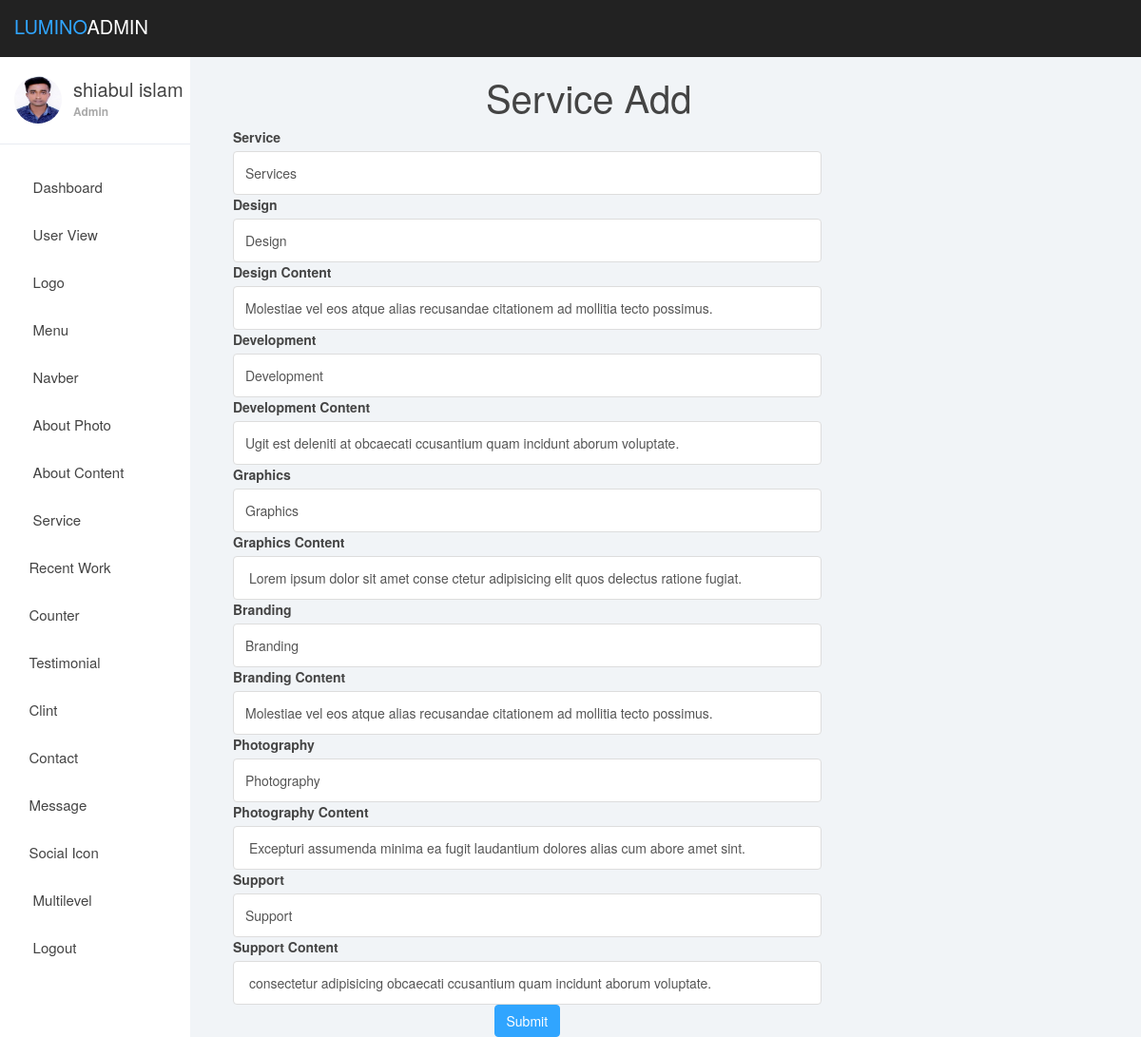
Screenshot of /zuman/service_edit.php?id=1 (signed in) with the database file from the repository.
### tables this page shows
CREATE TABLE `service` (
  `id` int(11) NOT NULL,
  `service` varchar(100) NOT NULL,
  `service1` varchar(70) NOT NULL,
  `service2` varchar(500) NOT NULL,
  `service3` varchar(100) NOT NULL,
  `service4` varchar(500) NOT NULL,
  `service5` varchar(70) NOT NULL,
  `service6` varchar(500) NOT NULL,
  `service7` varchar(70) NOT NULL,
  `service8` varchar(500) NOT NULL,
  `service9` varchar(70) NOT NULL,
  `service10` varchar(500) NOT NULL,
  `service11` varchar(70) NOT NULL,
  `service12` varchar(500) NOT NULL
);

### zuman/service_edit.php (the view, shortened to what this page needs)
<?php
require_once "dashboard/header.php";
 ?>
<?php
require 'db.php';
$user_id=$_GET['id'];
$select="SELECT * FROM service WHERE id=$user_id";
$result=mysqli_query($db_connection,$select);
$assoc=mysqli_fetch_assoc($result);
?>
<div class="col-lg-10 " >
	<h1 class="text-center">Service Add</h1>
	<form action="serviceedit_post.php" method="POST" enctype="multipart/form-data">
		<div class="col-lg-10">
			<label>Service </label>
			<input type="text" name="service" class="form-control" value="<?php echo $assoc['service']; ?>">
		</div>
		<div class="col-lg-10">
			<label>Design</label>
			<input type="text" name="service1" class="form-control"  value="<?php echo $assoc['service1']; ?>" >
		</div>
		<div class="col-lg-10">
			<label>Design Content</label>
			<input type="text" name="service2" class="form-control"   value="<?php echo $assoc['service2']; ?>">
		</div>
		<div class="col-lg-10">
			<label>Development</label>
			<input type="text" name="service3" class="form-control"  value="<?php echo $assoc['service3']; ?>">
		</div>
		<div class="col-lg-10">
			<label>Development Content</label>
			<input type="text" name="service4" class="form-control"  value="<?php echo $assoc['service4']; ?>">
		</div>
		<div class="col-lg-10">
			<label>Graphics </label>
			<input type="text" name="service5" class="form-control"  value="<?php echo $assoc['service5']; ?>">
		</div>
		<div class="col-lg-10">
			<label>Graphics Content</label>
			<input type="text" name="service6" class="form-control"  value="<?php echo $assoc['service6']; ?>">
		</div>
		<div class="col-lg-10">
			<label>Branding </label>
			<input type="text" name="service7" class="form-control"  value="<?php echo $assoc['service7']; ?>">
		</div>
		<div class="col-lg-10">
			<label>Branding Content</label>
			<input type="text" name="service8" class="form-control" value="<?php echo $assoc['service8']; ?>">
		</div>
		<div class="col-lg-10">
			<label>Photography </label>
			<input type="text" name="service9" class="form-control" value="<?php echo $assoc['service9']; ?>">
		</div>
		<div class="col-lg-10">
			<label>Photography Content</label>
			<input type="text" name="service10" class="form-control" value="<?php echo $assoc['service10']; ?>">
		</div>
		<div class="col-lg-10">
			<label>Support </label>
			<input type="text" name="service11" class="form-control" value="<?php echo $assoc['service11']; ?>">
		</div>
		<div class="col-lg-10">
			<label>Support Content</label><br>
			<input type="text" name="service12" class="form-control" value="<?php echo $assoc['service12']; ?>">
		</div><br>
		<div class="col-lg-10 text-center">
			<button type="submit" class="btn btn-primary ">Submit</button>
		</div>
	</form>
</div>
 <?php
require_once "dashboard/footer.php";
 ?>

### zuman/dashboardasset/css/styles.css (style rules this page uses)
body { background: #f1f4f7; padding-top: 60px; font-size: 14px; color: #444444; font-family: "Montserrat", "Helvetica Neue", Helvetica, Arial, sans-serif; }
h1, h2, h3, h4, h5, h6 { color: #444444; }
h1 { font-weight: 300; font-size: 40px; }
input.form-control { border: 1px solid #ddd; box-shadow: none; height: 46px; }
.btn-primary, .btn-primary:hover, .btn-primary:focus, .btn-primary:active, .btn-primary.active, .open > .dropdown-toggle.btn-primary, .btn-primary.disabled, .btn-primary[disabled], fieldset[disabled] .btn-primary, .btn-primary.disabled:hover, .btn-primary[disabled]:hover, fieldset[disabled] .btn-primary:hover, .btn-primary.disabled:focus, .btn-primary[disabled]:focus, fieldset[disabled] .btn-primary:focus, .btn-primary.disabled:active, .btn-primary[disabled]:active, fieldset[disabled] .btn-primary:active, .btn-primary.disabled.active, .btn-primary[disabled].active, fieldset[disabled] .btn-primary.active { background-color: #30a5ff; border-color: #30a5ff; }

### rows the page displays
service: service "Services", service1 "Design", service2 "Molestiae vel eos atque alias recusandae citationem ad mollitia tecto possimus.", service3 "Development", service4 "Ugit est deleniti at obcaecati ccusantium quam incidunt aborum voluptate.", service5 "Graphics", service6 "Lorem ipsum dolor sit amet conse ctetur adipisicing elit quos delectus ratione fugiat.", service7 "Branding", service8 "Molestiae vel eos atque alias recusandae citationem ad mollitia tecto possimus.", service9 "Photography", service10 "Excepturi assumenda minima ea fugit laudantium dolores alias cum abore amet sint.", service11 "Support", service12 "consectetur adipisicing obcaecati ccusantium quam incidunt aborum voluptate."

### other values shown
$_SESSION['name'] "shiabul islam"
